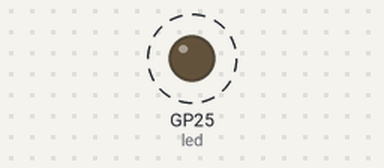
A program run on a simulated Raspberry Pi Pico running MicroPython. Shown: output pins drawn as LEDs (lit = HIGH). Dashed ring = blinking.

Above: at 0.15 s.
Timing chart, 0 to 3.0 s (numbered marks = the images above):
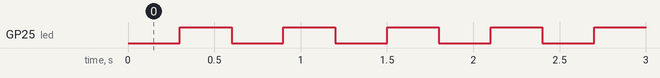

The program:

01-LEDFlash.py
```python
from machine import Pin				# import the pin library to connect other devices
import utime						# import sleep/pause functionality

led = Pin(25, Pin.OUT)				# make pin 25 be the led pin

#led.toggle()						# turn on or turn off the led

while True:
    led.low()						# turns led off
    utime.sleep(0.3)				# sleep for 0.3 seconds
    led.high()						# turn the led on
    utime.sleep(0.3)				# sleep for 0.3 seconds
```

Measured:
- by itself, GP25 (led): alternates HIGH for 0.30 s and LOW for 0.30 s
